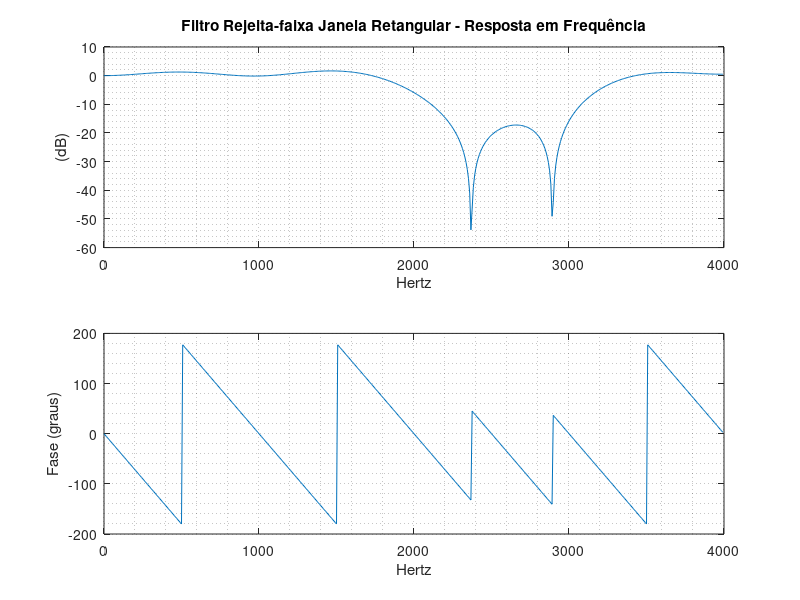
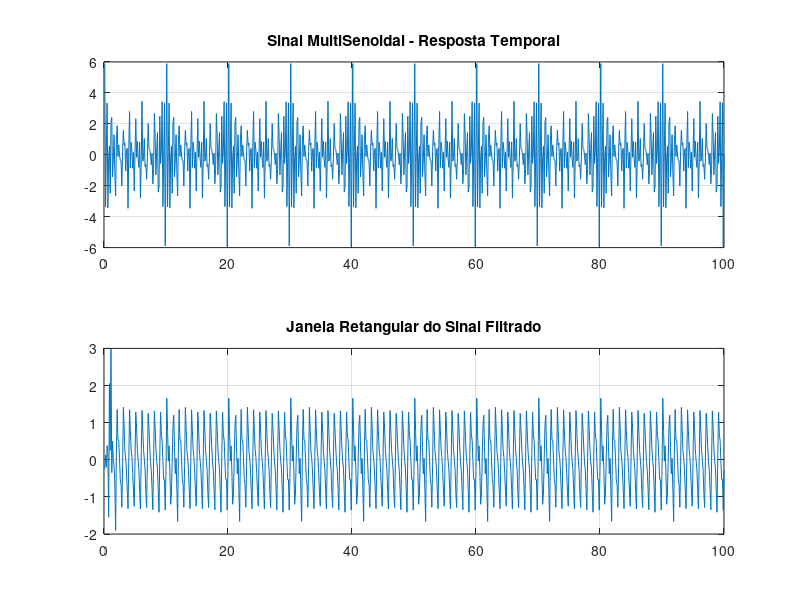
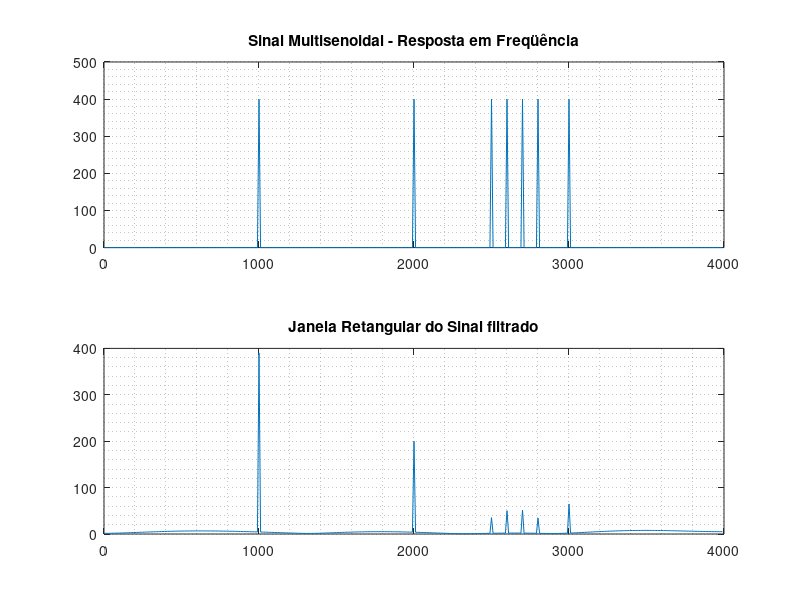

Here is the MATLAB script that generated these plots, in order:
close all;
clear all;
clc;
Wn = [0.5 0.8];       
N = 17;  %Se aumentar esse valor o filtro melhora consideravelmente         
Ws = 8000;

% Resposta janela retangular

%###########################IMPORTANTE##############################
%quando eu chegar do trabalho eu vejo como ficou o restante com vcs
%para modificar as janelas, basta mudar o parametro de retangular para
%rectwin, por exemplo
BM = fir1((N-1),Wn,'stop',rectwin(N));
%Calculos para Resposta em Freqüência
%Retangular
[Hr,wr] = freqz(BM,1);
%Gráficos modulo/fase para janela retangular
figure(1);
subplot(2,1,1);
%Gráfico de modulo Db x Hz
plot(wr*Ws/(2*pi),20*log10(abs(Hr)));
grid minor;
title('Filtro Rejeita-faixa Janela Retangular - Resposta em Frequência');
xlabel('Hertz');
ylabel('(dB)'); 
%Gráfico de fase graus x Hz
subplot(2,1,2);
plot(wr*Ws/(2*pi),angle(Hr)*180/pi);grid minor;
xlabel('Hertz'); 
ylabel('Fase (graus)'); 

%Teste do Filtro
%Frequências para as senóides
freq1=1000;
freq2=2000;
freq3=2500;
freq4=2600;
freq5=2700;
freq6=2800;
freq7=3000;
 
%Base de tempo para os sinais senoidais
t = (1:800)/Ws;  

%Sinais Senoidais Individuais
sin1 = sin(2*pi*freq1*t);
sin2 = sin(2*pi*freq2*t);
sin3 = sin(2*pi*freq3*t);
sin4 = sin(2*pi*freq4*t);
sin5 = sin(2*pi*freq5*t);
sin6 = sin(2*pi*freq6*t);
sin7 = sin(2*pi*freq7*t);
 
%Geração dos Sinal Multisenoidal através da soma das várias senóides
MultiSenoidal=sin1+sin2+sin3+sin4+sin5+sin6+sin7;

% Filtragem dos sinais

% MultiSenoidal Filtrado: janela retangular
MFBM = filter(BM,1,MultiSenoidal); 

% Resposta Temporal
t=((1:800)/Ws)*1000;
figure(2);
%antes da filtragem
subplot(2,1,1);
plot(t,MultiSenoidal);
grid on;
title('Sinal MultiSenoidal - Resposta Temporal');
%depois da filtragem
subplot(2,1,2);
plot(t,MFBM); grid on;
title('Janela Retangular do Sinal Filtrado');
 
 
%Resposta em Freqüência
%Módulo da transformada de Fourier para sinais
MTFSM = abs(fft(MultiSenoidal)); %Original
MTFSMFR = abs(fft(MFBM)); %Janela Retangular          
f = Ws*(0:399)/800; 
figure(3);
subplot(2,1,1);
plot(f,MTFSM(1:400)); 
grid minor;
title('Sinal Multisenoidal - Resposta em Freqüência');
%depois da filtragem, verifiquem que na faixa de frequencia entre 2kHz e
%3kHz o sinal é atenuado
subplot(2,1,2);
plot(f,MTFSMFR(1:400)); 
grid minor;
title('Janela Retangular do Sinal filtrado');